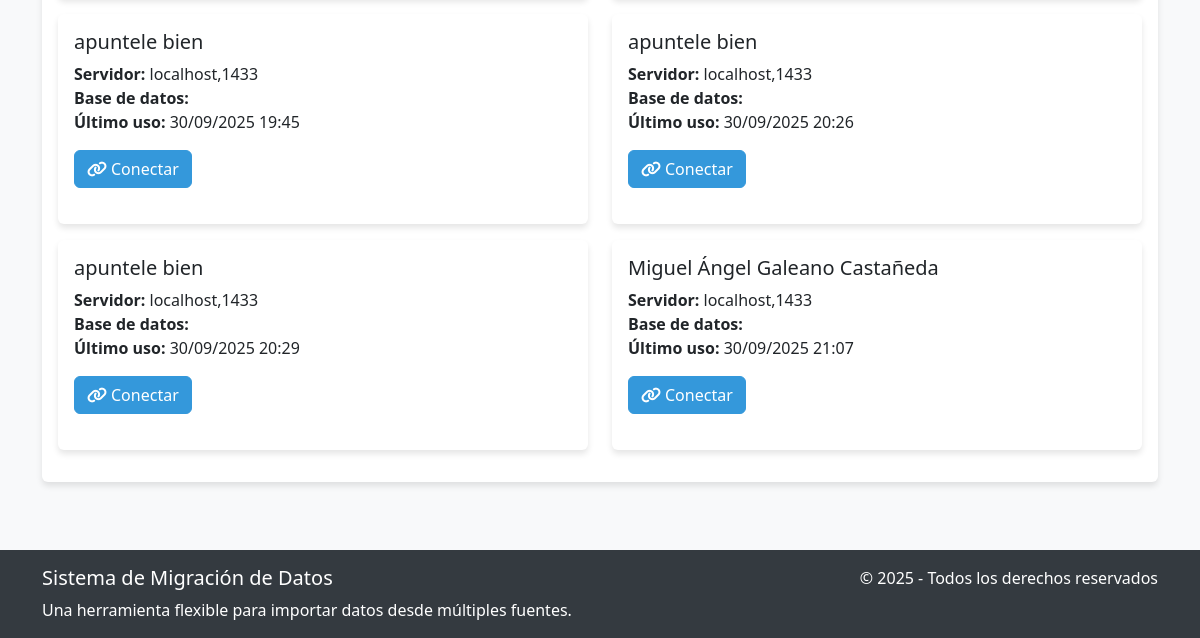
The app's page /automatizacion/process/new/ (lower part), older data.
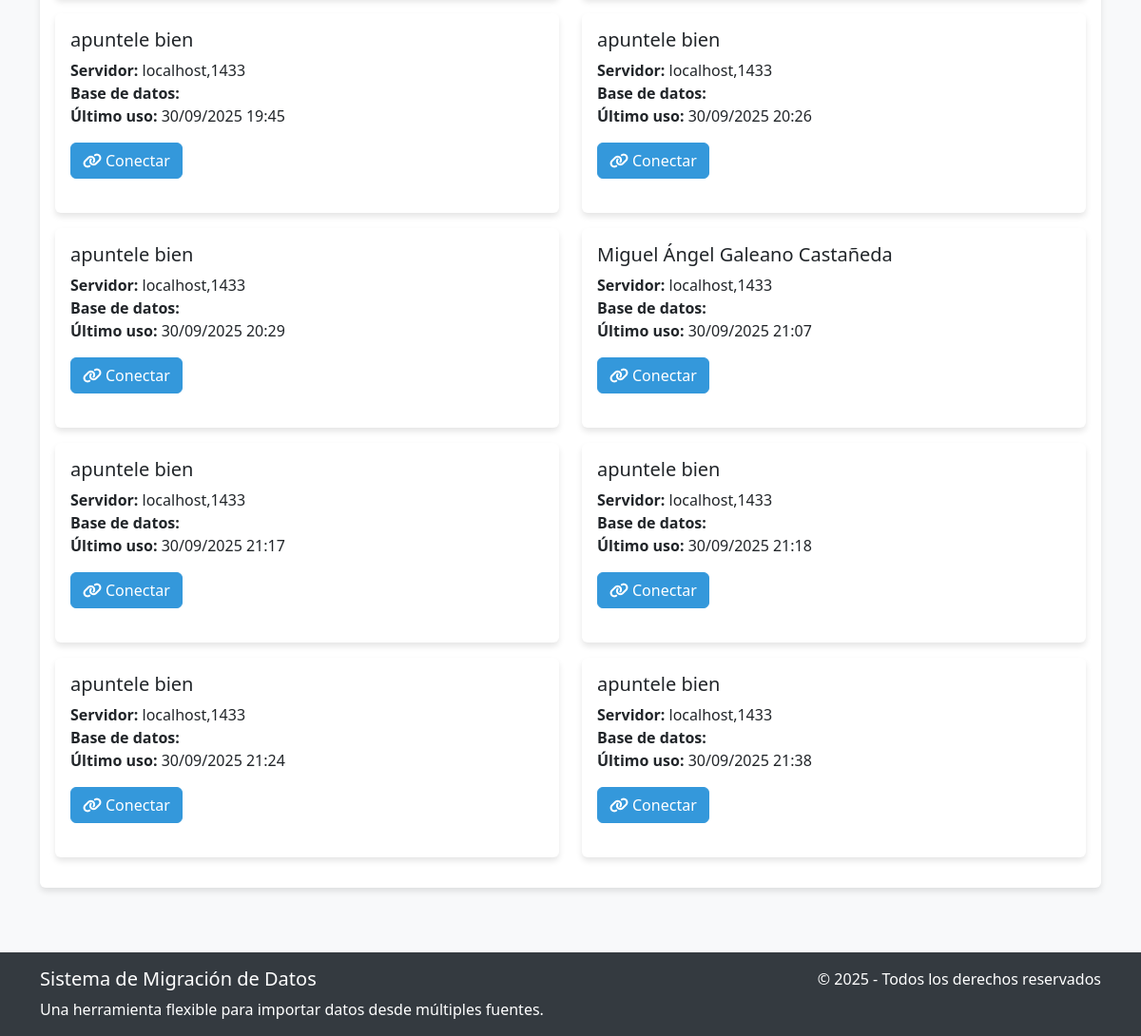
The same page, newer data.
### automatizacion/models.py (models this page shows, shortened)
class DatabaseConnection(models.Model):
    name = models.CharField(max_length=100, unique=True)
    server = models.CharField(max_length=255)
    username = models.CharField(max_length=100)
    password = models.CharField(max_length=255)
    port = models.IntegerField(default=1433)
    created_at = models.DateTimeField(auto_now_add=True)
    last_used = models.DateTimeField(null=True, blank=True)
    selected_database = models.CharField(max_length=100, blank=True, null=True)
    available_databases = models.JSONField(null=True, blank=True)

### automatizacion/views.py (the view)
# urls.py: path('process/new/', views.new_process, name='new_process'),
def new_process(request):
    context = {
        'source_types': [
            {'id': 'excel', 'name': 'Excel (.xlsx)'},
            {'id': 'csv', 'name': 'CSV'},
            {'id': 'sql', 'name': 'SQL Server'}
        ],
        'connections': DatabaseConnection.objects.all()
    }
    return render(request, 'automatizacion/new_process.html', context)

### proyecto_automatizacion/templates/automatizacion/new_process.html (shortened to what this page needs)
{% extends "base.html" %}
{% block content %}
{% if connections %}
<div class="row">
    <div class="col-md-12">
        <div class="card">
            <div class="card-body">
                <div class="row">
                    {% for connection in connections %}
                        <div class="col-md-6 mb-3">
                            <div class="card h-100">
                                <div class="card-body">
                                    <h5 class="card-title">{{ connection.name }}</h5>
                                    <p class="card-text">
                                        <strong>Servidor:</strong> {{ connection.server }}<br>
                                        <strong>Base de datos:</strong> {{ connection.database }}<br>
                                        <strong>Último uso:</strong> {% if connection.last_used %}{{ connection.last_used|date:"d/m/Y H:i" }}{% else %}Nunca{% endif %}
                                    </p>
                                    <a href="{% url 'automatizacion:list_sql_tables' connection.id %}" class="btn btn-primary">
                                        <i class="fas fa-link me-1"></i>Conectar
                                    </a>
                                </div>
                            </div>
                        </div>
                    {% endfor %}
                </div>
            </div>
        </div>
    </div>
</div>
{% endif %}
{% endblock %}

Row changes from the older to the newer data that the page shows:
added DatabaseConnection: name "apuntele bien", server "localhost,1433", last_used "30/09/2025 21:17"
added DatabaseConnection: name "apuntele bien", server "localhost,1433", last_used "30/09/2025 21:18"
added DatabaseConnection: name "apuntele bien", server "localhost,1433", last_used "30/09/2025 21:24"
added DatabaseConnection: name "apuntele bien", server "localhost,1433", last_used "30/09/2025 21:38"
